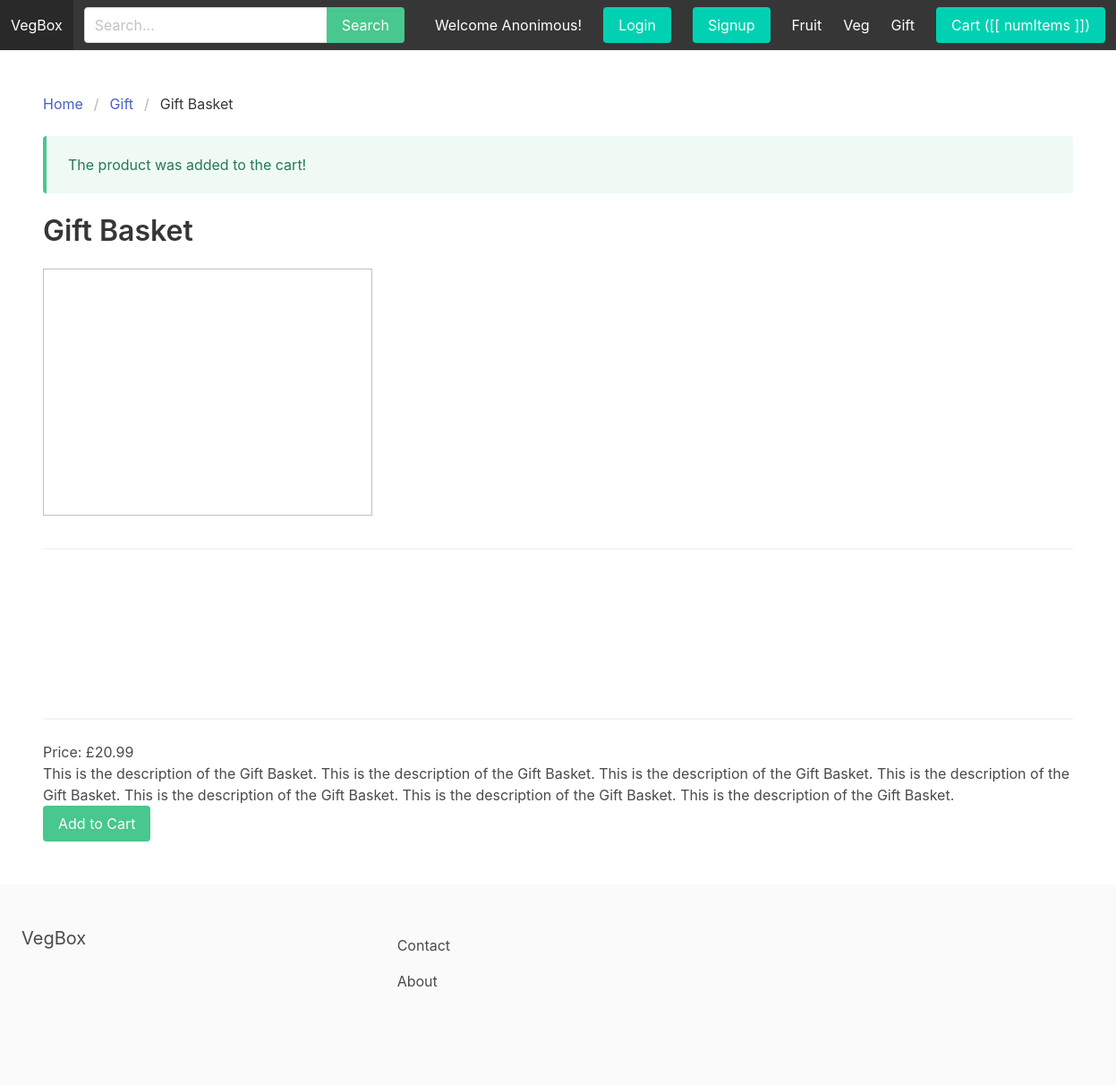
/gift/gift-basket/, run on the app's committed database.
### apps/store/models.py (models this page shows, shortened)
class Category(models.Model):
    title = models.CharField(max_length=255)
    slug = models.SlugField(max_length=255)
    ordering = models.IntegerField(default=0)
    is_featured = models.BooleanField(default=False)
    class Meta:
        verbose_name_plural = 'Categories'
        ordering = ('ordering',)

class Product(models.Model):
    category = models.ForeignKey(Category, related_name='products', on_delete=models.CASCADE)
    title = models.CharField(max_length=255)
    slug = models.SlugField(max_length=255)
    description = models.TextField(blank=True, null=True)
    price = models.FloatField()
    is_featured = models.BooleanField(default=False)
    num_available = models.IntegerField(default=1)
    num_visits = models.IntegerField(default=0)
    last_visit = models.DateTimeField(blank=True, null=True)
    date_added = models.DateTimeField(auto_now_add=True)
    image = models.ImageField(upload_to="uploads/", blank=True, null=True)
    thumbnail = models.ImageField(upload_to="uploads/", blank=True, null=True)
    class Meta:
        ordering = ('-date_added',)

### apps/store/views.py (the view)
# urls.py: path('<slug:category_slug>/<slug:slug>/', product_detail, name='product_detail'),
def product_detail(request, category_slug, slug):
    product = get_object_or_404(Product, slug=slug)
    imagesstring = "{'thumbnail':'%s', 'image':'%s'}," % (product.thumbnail.url, product.image.url)
    for image in product.images.all():
        imagesstring = imagesstring + ("{'thumbnail':'%s', 'image':'%s'}," % (image.thumbnail.url, image.image.url))
    cart = Cart(request)
    if cart.has_product(product.id):
        product.in_cart = True
    else:
        product.in_cart = False
    context = {
        'product': product,
        'imagesstring': imagesstring
    }
    return render(request, 'product_detail.html', context)

### apps/cart/cart.py (called while the page is built)
    def __iter__(self):
        product_ids = self.cart.keys()
        product_clean_ids = []
        for p in product_ids:
            product_clean_ids.append(p)
            self.cart[str(p)]['product'] = Product.objects.get(pk=p)
        for item in self.cart.values():
            item['total_price'] = float(item['price']) * int(item['quantity'])
            yield item

    def has_product(self, product_id):
        if str(product_id) in self.cart:
            return True
        else:
            return False

    def get_total_length(self):
        return sum(int(item['quantity']) for item in self.cart.values())

    def get_total_cost(self):
        return sum(float(item['total_price']) for item in self)

### apps/cart/context_processors.py (called while the page is built)
def cart(request):
    return {'cart': Cart(request)}

### apps/store/context_processors.py (called while the page is built)
def menu_categories(request):
    categories = Category.objects.all()
    return {'menu_categories': categories}

### apps/store/templates/product_detail.html (shortened to what this page needs)
{% extends 'base.html' %} {% block title %}{{ product.title }} | {% endblock %}
{% block content %}
<div id="productapp">
	<nav class="breadcrumb" aria-label="breadcrumbs">
		<ul>
			<li><a href="{% url 'frontpage' %}">Home</a></li>
			<li>
				<a href="{% url 'category_detail' product.category.slug %}"
					>{{ product.category.title }}</a
				>
			</li>
			<li class="is-active">
				<a href="{% url 'product_detail' product.category.slug product.slug %}"
					>{{ product.title }}</a
				>
			</li>
		</ul>
	</nav>
	<article class="message is-success" v-if="showMessage">
		<div class="message-body">The product was added to the cart!</div>
	</article>
	<h1 class="title">{{ product.title }}</h1>
	<div class="columns">
		<div class="column is-4">
			<figure class="image is-4by3">
				<img :src="mainImage" />
			</figure>
		</div>
	</div>
	{% if product.images.all %}
	<hr />
	<div class="columns">
		<div class="column is-2" v-for="image in images">
			<figure class="image is-128x128">
			</figure>
		</div>
	</div>
	{% endif %}
	<hr />
	<p>Price: £{{ product.price }}</p>
	{% if product.description %}
	<p>{{ product.description }}</p>
	{% else %}
	<p>No description available.</p>
	{% endif %} {% if product.in_cart %}
	<p>Already in the cart.</p>
	{% else %} {% if product.num_available > 0 %}
	<button @click="addToCart({{ product.id}})" class="button is-success">
		Add to Cart
	</button>
	{% else %}
	<p>The product is out of stock.</p>
	{% endif %} {% endif %} {% endblock content %}

### apps/core/templates/base.html (shortened to what this page needs)
{% load static %}
<!DOCTYPE html>
<html>
	<head>
		<link rel="stylesheet" href="https://cdn.jsdelivr.net/npm/bulma@0.9.0/css/bulma.min.css">
		<link rel="stylesheet" href="#">
	</head>
	<body>
		<nav class="navbar is-dark" id="navbarapp">
			<div class="navbar-brand">
				<a class="navbar-item" href="{% url 'frontpage' %}">VegBox</a>
			</div>
            <div id="main-navbar" class="navbar-menu" :class="{ 'is-active': menuClass }">
				<div class="navbar-start">
					<div class="navbar-item">
						<form method="get" action="{% url 'search' %}">
							<div class="field has-addons">
								<div class="control">
									<input type="text" class="input" placeholder="Search..." name="query">
								</div>
								<div class="control">
									<button class="button is-success">Search</button>
								</div>
							</div>
						</form>
					</div>
				</div>
				<div class="navbar-end">
					{% if request.user.is_authenticated %}
					<div class="navbar-item">
						<p>Welcome {{ request.user.username|title }}!</p>
					</div>
						<div class="navbar-item">
						<a href="{% url 'logout' %}" class="button is-primary">Logout</a>
					</div>
					{% else %}
					<div class="navbar-item">
						<p>Welcome Anonimous!</p>
					</div>
					<div class="navbar-item">
						<a href="{% url 'login' %}" class="button is-primary">Login</a>
					</div>
					<div class="navbar-item">
						<a href="{% url 'signup' %}" class="button is-primary">Signup</a>
					</div>
					{% endif %}
					{% for category in menu_categories %}
						<a href="{% url 'category_detail' category.slug %}" class="navbar-item">{{ category.title }}</a>
					{% endfor %}
				<div class="navbar-item">
					<a href="{% url 'cart_detail' %}" class="button is-primary">Cart ([[ numItems ]])</a>
				</div>
		</nav>
		<section class="section">
			{% block content %}
            {% endblock %}
		</section>
		<footer class="footer">
			<div class="columns">
				<div class="column is-4">
					<h2 class="subtitle">VegBox</h2>
				</div>
				<div class="column is-8">
					<a href="{% url 'contact' %}" class="navbar-item">Contact</a>
					<a href="{% url 'about' %}" class="navbar-item">About</a>
				</div>
			</div>
		</footer>
	</body>
</html>

### data on the page
Category: title "Fruit"
Category: title "Veg"
Category: title "Gift"
Product: category "Gift", title "Gift Basket", price "20.99", description "This is the description of the Gift Basket. This is the description of the Gift Basket. This is the description of the Gift Basket. This is the description of the Gift Basket. This is the description of the Gift Basket. This is the description of the Gift Basket. This is the description of the Gift Basket."
